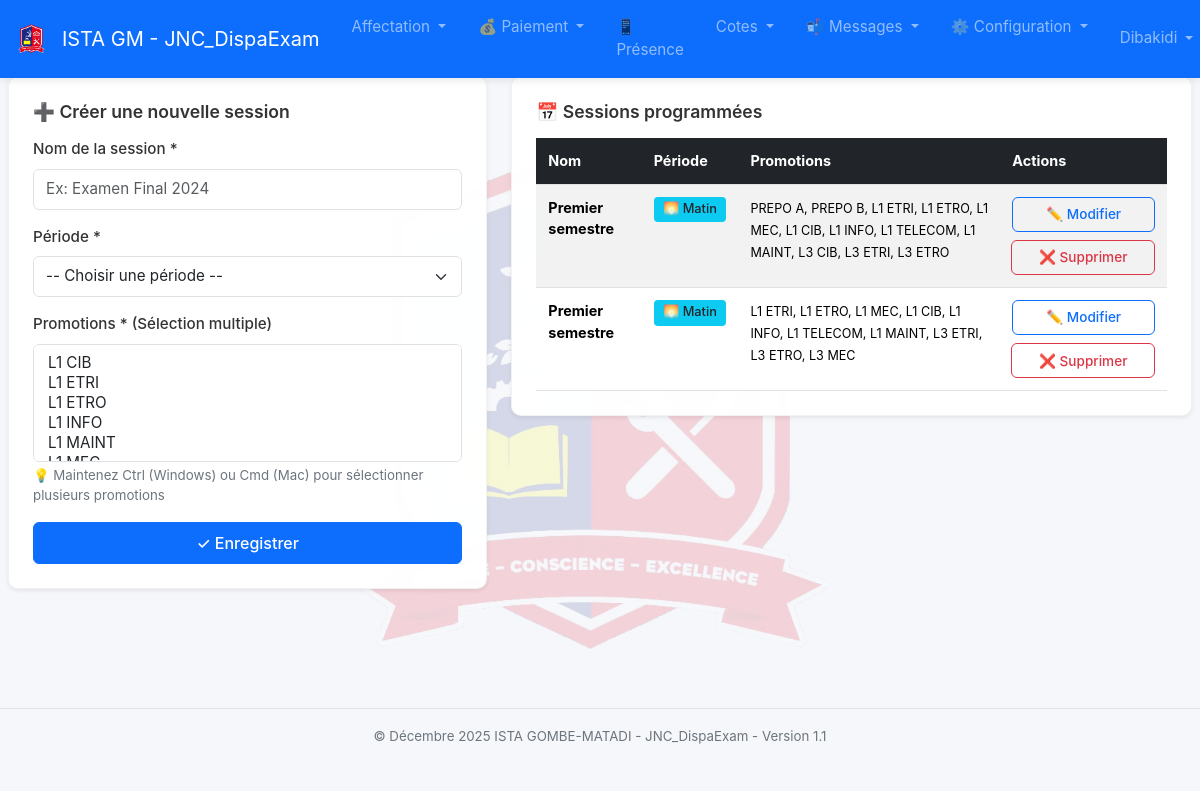
The page /exams (signed in) on the database as committed earlier.
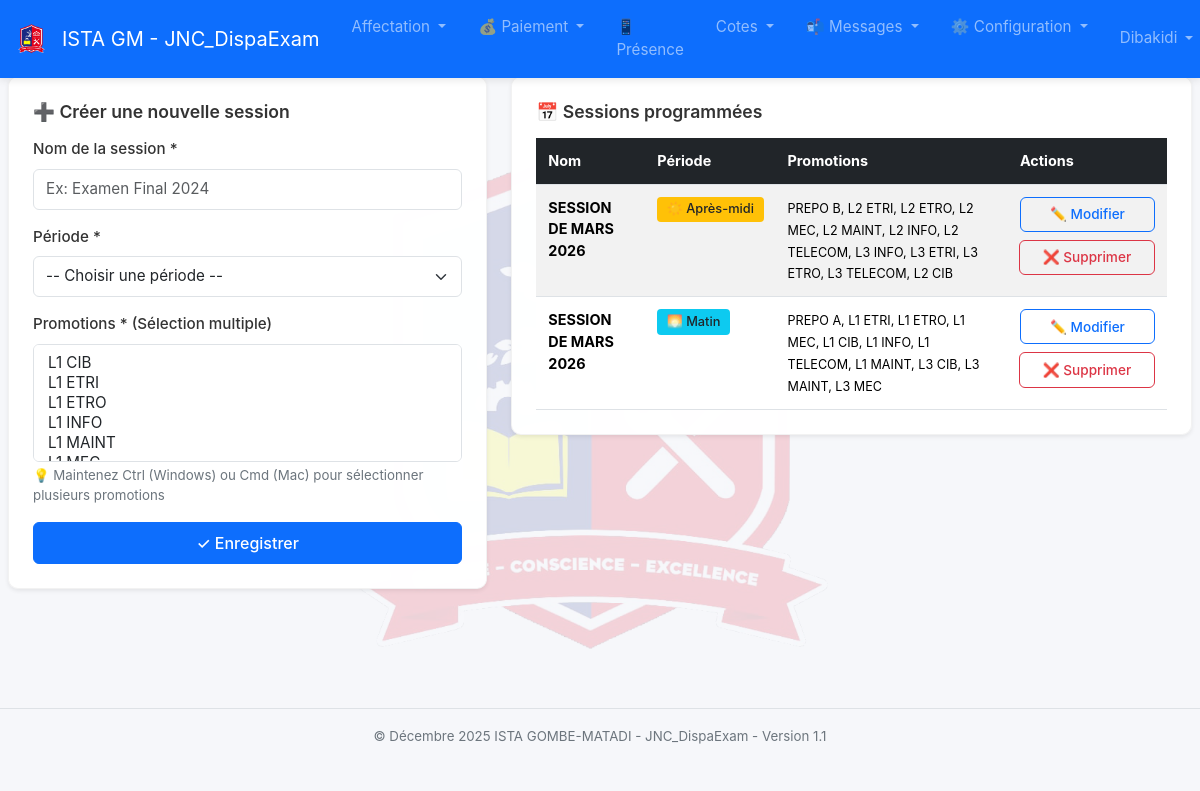
The same page on the database as committed later.
### tables this page shows
CREATE TABLE "exams" (
                    id INTEGER PRIMARY KEY AUTOINCREMENT,
                    label TEXT NOT NULL,
                    session_type TEXT NOT NULL,
                    promotion_id INTEGER NOT NULL,
                    FOREIGN KEY (promotion_id) REFERENCES promotions(id) ON DELETE CASCADE
                );

### app.py (the view, shortened to what this page needs)
@app.route("/exams", methods=["GET", "POST"])
@login_required
def exams():
    conn = get_db()
    cur = conn.cursor()
    cur.execute("SELECT id, name FROM promotions ORDER BY name")
    promotions = cur.fetchall()
    selected_promo_ids = []
    if request.method == "POST" and "promotion_ids" in request.form:
        selected_promo_ids = request.form.getlist("promotion_ids")
        session['filter_promo_ids'] = selected_promo_ids
    elif 'filter_promo_ids' in session:
        selected_promo_ids = session['filter_promo_ids']
    if selected_promo_ids:
        promo_ids_int = [int(pid) for pid in selected_promo_ids]
        placeholders = ",".join("?" * len(promo_ids_int))
        cur.execute(
            f"""SELECT DISTINCT e.id, e.label, e.session_type,
               GROUP_CONCAT(p.name, ', ') as promotion_names
               FROM exams e
               JOIN exam_promotions ep ON e.id = ep.exam_id
               JOIN promotions p ON ep.promotion_id = p.id
               WHERE e.id IN (
                   SELECT exam_id
                   FROM exam_promotions
                   GROUP BY exam_id
                   HAVING COUNT(DISTINCT promotion_id) = ?
                   AND COUNT(DISTINCT CASE WHEN promotion_id IN ({placeholders}) THEN promotion_id END) = ?
               )
               GROUP BY e.id, e.label, e.session_type
               ORDER BY e.session_type ASC, e.label ASC""",
            (len(promo_ids_int),) + tuple(promo_ids_int) + (len(promo_ids_int),)
        )
    else:
        cur.execute(
            """SELECT DISTINCT e.id, e.label, e.session_type,
               GROUP_CONCAT(p.name, ', ') as promotion_names
               FROM exams e
               LEFT JOIN exam_promotions ep ON e.id = ep.exam_id
               LEFT JOIN promotions p ON ep.promotion_id = p.id
               GROUP BY e.id, e.label, e.session_type
               ORDER BY e.session_type ASC, e.label ASC"""
        )
    exams_list = cur.fetchall()
    return render_template("exams.html", exams=exams_list, promotions=promotions)

### app.py (called while the page is built, shortened)
@app.context_processor
def inject_unread_count():
    return {'unread_messages_count': get_unread_messages_count()}

def get_db():
    if "db" not in g:
        g.db = get_connection()
    return g.db

def login_required(f):
    @wraps(f)
    def decorated_function(*args, **kwargs):
        if 'user_id' not in session:
            flash("Vous devez vous connecter pour accéder à cette page.", "warning")
            return redirect(url_for('login'))
        return f(*args, **kwargs)
    return decorated_function

def get_unread_messages_count():
    if 'user_id' not in session:
        return 0
    conn = get_db()
    cur = conn.cursor()
    user_id = session.get('user_id')
    is_admin = session.get('is_admin', False)
    if is_admin:
        cur.execute("SELECT COUNT(*) as count FROM messages WHERE is_read = 0")
    result = cur.fetchone()
    return result['count'] if result else 0

### database.py (called while the page is built)
def get_connection():
    conn = sqlite3.connect(DB_PATH, check_same_thread=False)
    conn.row_factory = sqlite3.Row
    return conn

### templates/exams.html (shortened to what this page needs)
{% extends "base.html" %}
{% block content %}
<div class="row">
  <div class="col-md-5">
    <div class="card shadow-sm mb-3">
      <div class="card-body">
        <h5 class="card-title">➕ Créer une nouvelle session</h5>
        <form method="post">
          <div class="mb-3">
            <label class="form-label">Nom de la session *</label>
            <input class="form-control" name="label" placeholder="Ex: Examen Final 2024" required>
          </div>
          <div class="mb-3">
            <label class="form-label">Période *</label>
            <select class="form-select" name="session_type" required>
              <option value="">-- Choisir une période --</option>
            </select>
          </div>
          <div class="mb-3">
            <label class="form-label">Promotions * (Sélection multiple)</label>
            <select class="form-select" name="promotion_ids" multiple size="5" required>
              {% for promo in promotions %}
              <option value="{{ promo.id }}">{{ promo.name }}</option>
              {% endfor %}
            </select>
            {% if not promotions %}
            <small class="text-warning d-block mt-1">❌ Aucune promotion disponible. <a href="{{ url_for('promotions') }}">Créez une promotion d'abord</a>.</small>
            {% else %}
            <small class="text-muted d-block mt-1">💡 Maintenez Ctrl (Windows) ou Cmd (Mac) pour sélectionner plusieurs promotions</small>
            {% endif %}
          </div>
          <button class="btn btn-primary w-100">✓ Enregistrer</button>
        </form>
      </div>
    </div>
  </div>
  <div class="col-md-7">
    <div class="card shadow-sm">
      <div class="card-body">
        <h5 class="card-title">📅 Sessions programmées</h5>
        {% if exams %}
        <div class="table-responsive">
          <table class="table table-sm table-striped table-hover">
            <thead class="table-dark">
              <tr>
                <th>Nom</th>
                <th>Période</th>
                <th>Promotions</th>
                <th>Actions</th>
              </tr>
            </thead>
            <tbody>
            {% for e in exams %}
              <tr>
                <td><strong>{{ e['label'] }}</strong></td>
                <td>
                  {% if e['session_type'] == 'Matin' %}
                    <span class="badge bg-info text-dark">🌅 Matin</span>
                  {% elif e['session_type'] == 'Après-midi' %}
                    <span class="badge bg-warning text-dark">☀️ Après-midi</span>
                  {% else %}
                    <span class="badge bg-secondary">{{ e['session_type'] or 'Non définie' }}</span>
                  {% endif %}
                </td>
                <td><small>{{ e['promotion_names'] or 'Non définie' }}</small></td>
                <td>
                  <div class="btn-group">
                    <a href="{{ url_for('edit_exam', exam_id=e['id']) }}" class="btn btn-sm btn-outline-primary" title="Modifier">✏️ Modifier</a>
                    <a href="{{ url_for('delete_exam', exam_id=e['id']) }}" class="btn btn-sm btn-outline-danger delete-exam-btn"
                       data-exam-label="{{ e['label'] }}" title="Supprimer">❌ Supprimer</a>
                  </div>
                </td>
              </tr>
            {% endfor %}
            </tbody>
          </table>
        </div>
        {% else %}
        <div class="alert alert-info">
          <strong>ℹ️ Aucune session programmée</strong><br>
          Utilisez le formulaire à gauche pour créer votre première session.
        </div>
        {% endif %}
      </div>
    </div>
  </div>
</div>
{% endblock %}

Rows that differ between the two databases and show on the page:
removed exams: label "Premier semestre", session_type "🌅 Matin", promotion_names "PREPO A, PREPO B, L1 ETRI, L1 ETRO, L1 MEC, L1 CIB, L1 INFO, L1 TELECOM, L1 MAINT, L3 CIB, L3 ETRI, L3 ETRO"
removed exams: label "Premier semestre", session_type "🌅 Matin", promotion_names "L1 ETRI, L1 ETRO, L1 MEC, L1 CIB, L1 INFO, L1 TELECOM, L1 MAINT, L3 ETRI, L3 ETRO, L3 MEC"
added exams: label "SESSION DE MARS 2026", session_type "☀️ Après-midi", promotion_names "PREPO B, L2 ETRI, L2 ETRO, L2 MEC, L2 MAINT, L2 INFO, L2 TELECOM, L3 INFO, L3 ETRI, L3 ETRO, L3 TELECOM, L2 CIB"
added exams: label "SESSION DE MARS 2026", session_type "🌅 Matin", promotion_names "PREPO A, L1 ETRI, L1 ETRO, L1 MEC, L1 CIB, L1 INFO, L1 TELECOM, L1 MAINT, L3 CIB, L3 MAINT, L3 MEC"
